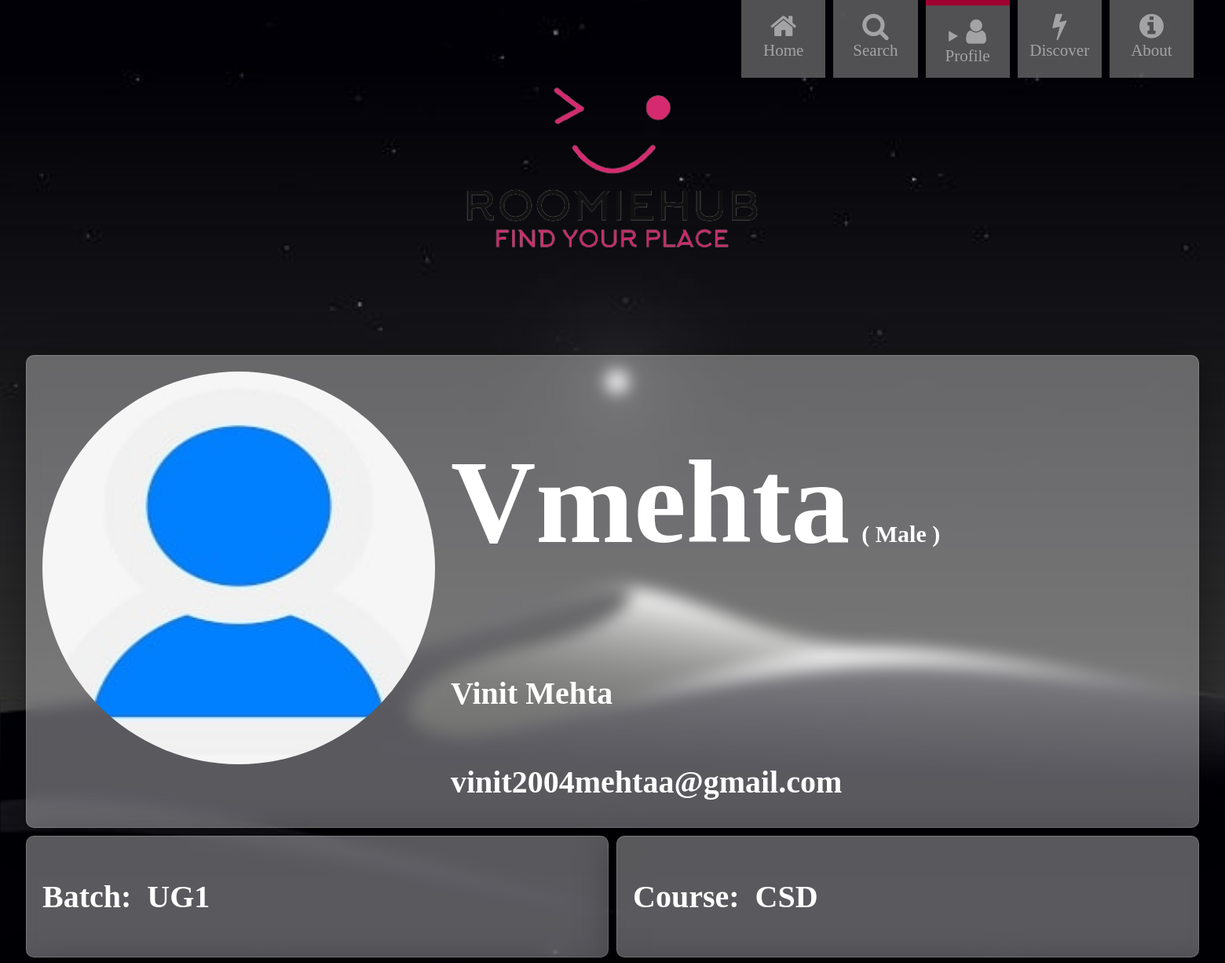
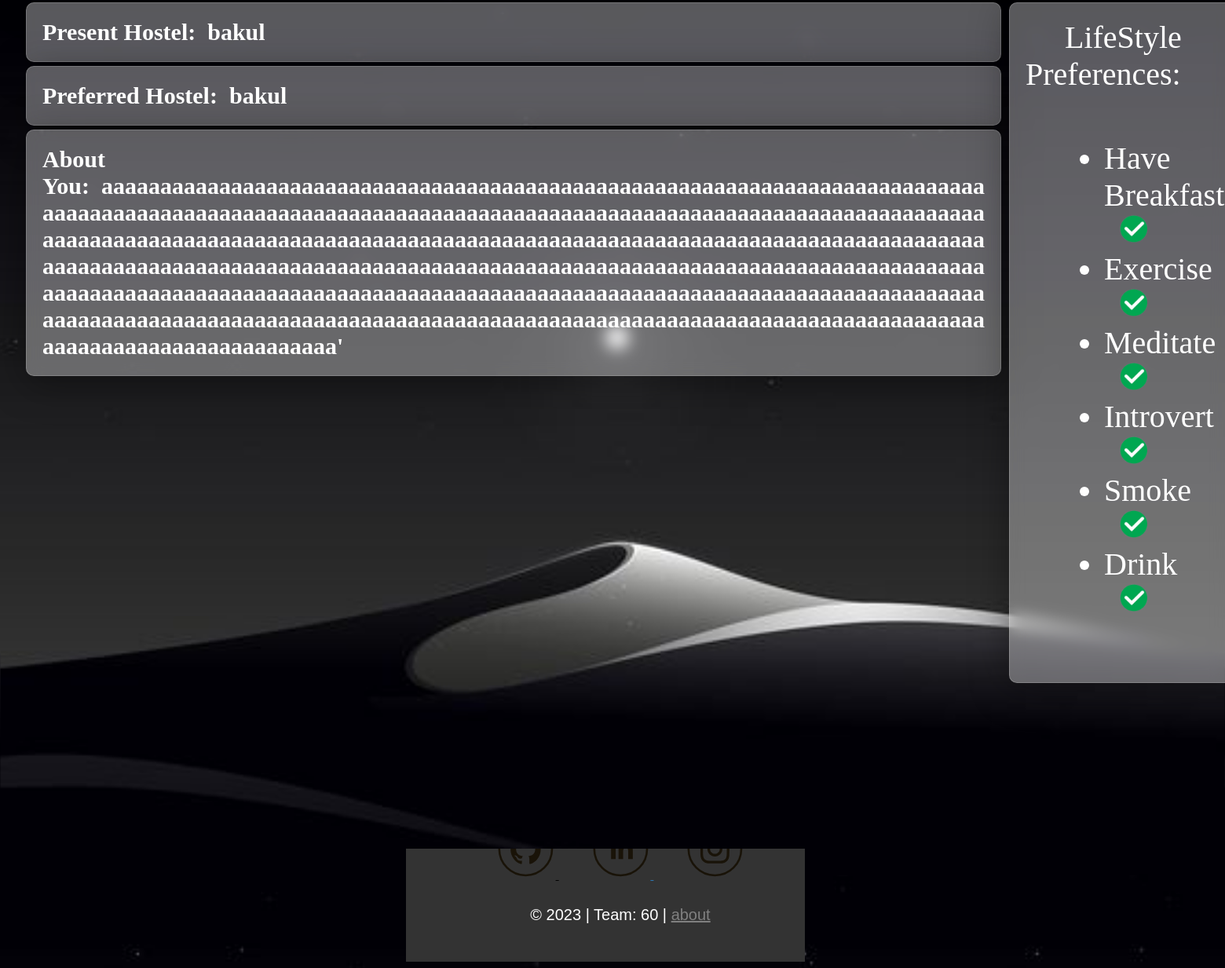
The page /open_user_profile/Vmehta on the database its author committed (2 pictures, top to bottom).
### app.py (models this page shows, shortened)
class User(db.Model, UserMixin):
    id = db.Column(db.Integer, primary_key=True)
    name = db.Column(db.String(50), nullable=False)
    username = db.Column(db.String(20), unique=True, nullable=False)
    email = db.Column(db.String(120), unique=True, nullable=False)
    year = db.Column(db.String(3), nullable=False)
    course = db.Column(db.String(3), nullable=False)
    gender = db.Column(db.String(1), nullable=False)
    profile_photo = db.Column(db.String(20), nullable=False, default='default.jpg')
    have_breakfast = db.Column(db.String(1), nullable=False)
    exercise = db.Column(db.String(1), nullable=False)
    meditate = db.Column(db.String(1), nullable=False)
    intro_extro = db.Column(db.String(9), nullable=False)
    smoke = db.Column(db.String(1), nullable=False)
    drink = db.Column(db.String(1), nullable=False)
    present_hostel = db.Column(db.String(5), nullable=False)
    preferred_hostel = db.Column(db.String(5), nullable=False)
    password = db.Column(db.String(60), nullable=False)
    date_time = db.Column(db.DateTime, nullable=False, default=datetime.utcnow)
    content = db.Column(db.Text, nullable=False)
    roommate_pref1 = db.Column(db.Integer, nullable=False, default=-1)
    roommate_pref2 = db.Column(db.Integer, nullable=False, default=-1)
    roommate_pref3 = db.Column(db.Integer, nullable=False, default=-1)

### app.py (the view)
@app.route('/open_user_profile/<string:username>', methods=['GET', 'POST'])
def open_user_profile(username):
    user=User.query.filter_by(username=username).first()
    return render_template('Main-Pages/other-user.html', user=user)

### templates/Main-Pages/other-user.html (shortened to what this page needs)
{% extends "Layouts/main-layout.html" %}
{% block css %}
<link rel="stylesheet" type="text/css"
    href="https://cdnjs.cloudflare.com/ajax/libs/font-awesome/4.7.0/css/font-awesome.min.css">
<link rel="stylesheet" type="text/css" href="{{ url_for('static', filename='CSS/index.css') }}">
<link rel="stylesheet" type="text/css" href="{{ url_for('static', filename='CSS/other-user.css') }}">
{%endblock css %}
{% block content %}
<div class="outer-box">
    <div class="inner-card">
        <div class="row others">
            <div class="profile-image">
                <img src="{{ url_for('static', filename='Media/profile_pictures/' + user.profile_photo) }}" alt="">
            </div>
            <div class="main-details">
                <h1>{{ user.username }}<small>
                    &NonBreakingSpace;(
                    {% if user.gender == 'M' %}
                        Male
                    {% else %}
                        Female
                    {% endif %}
                    )</small></h1>
                <h2>{{ user.name }}</h2>
                <h2>{{ user.email }}</h2>
            </div>
        </div>
        <div class="other-details">
            <div class="row">
                <div class="batch">
                    <h2>Batch:&NonBreakingSpace;&NonBreakingSpace;</h2>
                    <h2>{{ user.year }}</h2>
                </div>
                <div class="course">
                    <h2>Course:&NonBreakingSpace;&NonBreakingSpace;</h2>
                    <h2>{{ user.course }}</h2>
                </div>
            </div>
            <div class="side">
            <div class="hostels">
                <h1>Present Hostel:&NonBreakingSpace;&NonBreakingSpace;{{ user.present_hostel }}</h1>
                <h1>Preferred Hostel:&NonBreakingSpace;&NonBreakingSpace;{{ user.preferred_hostel }}</h1>
                <h1>About You:&NonBreakingSpace;&NonBreakingSpace;{{ user.content }}</h1>
            </div>
            <div class="others lifestyle-preferences">
                &NonBreakingSpace;&NonBreakingSpace;&NonBreakingSpace;&NonBreakingSpace;
                LifeStyle Preferences:
                <ul>
                    <li>
                        Have Breakfast
                        {% if user.have_breakfast == 'y' %}
                            <img src="{{ url_for('static', filename='Media/right.png') }}" alt="" class="tick">
                        {% else %}
                            <img src="{{ url_for('static', filename='Media/wrong.png') }}" alt="" class="tick">
                        {% endif %}
                    </li>
                    <li>
                        Exercise
                        {% if user.exercise == 'y' %}
                            <img src="{{ url_for('static', filename='Media/right.png') }}" alt="" class="tick">
                        {% else %}
                            <img src="{{ url_for('static', filename='Media/wrong.png') }}" alt="" class="tick">
                        {% endif %}
                    </li>
                    <li>
                        Meditate
                        {% if user.meditate == 'y' %}
                            <img src="{{ url_for('static', filename='Media/right.png') }}" alt="" class="tick">
                        {% else %}
                            <img src="{{ url_for('static', filename='Media/wrong.png') }}" alt="" class="tick">
                        {% endif %}
                    </li>
                    <li>
                        {% if user.intro_extro == "introvert" %}
                            Introvert
                            <img src="{{ url_for('static', filename='Media/right.png') }}" alt="" class="tick">
                        {% else %}
                            Extrovert
                            <img src="{{ url_for('static', filename='Media/right.png') }}" alt="" class="tick">
                        {% endif %}
                    </li>
                    <li>
                        Smoke
                        {% if user.smoke == 'y' %}
                            <img src="{{ url_for('static', filename='Media/right.png') }}" alt="" class="tick">
                        {% else %}
                            <img src="{{ url_for('static', filename='Media/wrong.png') }}" alt="" class="tick">
                        {% endif %}
                    </li>
                    <li>
                        Drink
                        {% if user.drink == 'y' %}
                            <img src="{{ url_for('static', filename='Media/right.png') }}" alt="" class="tick">
                        {% else %}
                            <img src="{{ url_for('static', filename='Media/wrong.png') }}" alt="" class="tick">
                        {% endif %}
                    </li>
                </ul>
            </div>
        </div>
    </div>
    </div>
</div>
<div class="btn-div">
    <a href="{{ url_for('add_to_following', username=user.username) }}">
    <button id="no-btn" class="swipe">Yes
        <span>
        </span>
    </a>
</div>
{% endblock content %}

### static/CSS/header-footer.css (style rules this page uses)
body { overflow-x: auto; }

### static/CSS/index.css (style rules this page uses)
body { background-image: url('https://images.unsplash.com/photo-1494500764479-0c8f2919a3d8?ixlib=rb-4.0.3&ixid=MnwxMjA3fDB8MHxwaG90by1wYWdlfHx8fGVufDB8fHx8&auto=format&fit=crop&w=1170&q=80'); background-size: cover; }
body { background-image: url('/static/Media/main_wp.jpg'); background-size:contain; }

### static/CSS/other-user.css (style rules this page uses)
.profile-image img { width: 500px; height: 500px; border-radius: 50%; padding: 20px; }
h1 { font-size: 150px; }
h2 { font-size: 40px; }
small { font-size: 30px; }
.inner-card { display: flex; flex-direction: column; padding: 20px; }
.main-details { display: flex; flex-direction: column; }
.row { display: flex; flex-direction: row; }
.others { color: white; background: rgba(255, 255, 255, 0.35); box-shadow: 0 8px 50px 0 rgba( 0, 0, 0, 0.37); backdrop-filter: blur( 10px ) saturate(1.5); -webkit-backdrop-filter: blur( 4px ); border-radius: 10px; border: 1px solid rgba( 255, 255, 255, 0.18 ); margin: 5px; }
.batch, .course { display: flex; flex-direction: row; color: white; background: rgba(255, 255, 255, 0.35); box-shadow: 0 8px 50px 0 rgba( 0, 0, 0, 0.37); backdrop-filter: blur( 10px ) saturate(1.5); -webkit-backdrop-filter: blur( 4px ); border-radius: 10px; border: 1px solid rgba( 255, 255, 255, 0.18 ); width: 50%; padding-left: 10px; margin: 5px; padding: 20px; }
ul { padding: 20px; padding-left: 100px; font-size: 40px; }
.lifestyle-preferences { font-size: 40px; border-radius: 30px; padding-top: 20px; border-radius: 10px; color: white; background: rgba(255, 255, 255, 0.35); box-shadow: 0 8px 50px 0 rgba( 0, 0, 0, 0.37); backdrop-filter: blur( 10px ) saturate(1.5); -webkit-backdrop-filter: blur( 4px ); border-radius: 10px; border: 1px solid rgba( 255, 255, 255, 0.18 ); width: 50%; padding-left: 10px; margin: 5px; padding: 20px; }
.hostels h1 { font-size: 30px; color: white; background: rgba(255, 255, 255, 0.35); box-shadow: 0 8px 50px 0 rgba( 0, 0, 0, 0.37); backdrop-filter: blur( 10px ) saturate(1.5); -webkit-backdrop-filter: blur( 4px ); border-radius: 10px; border: 1px solid rgba( 255, 255, 255, 0.18 ); width: 40em; padding-left: 10px; margin: 5px; padding: 20px; word-wrap: break-word; white-space: pre-wrap; }
.side { display: flex; flex-direction: row; }
.tick { margin-left: 20px; width: 35px; height: 35px; }
.swipe { position: relative; width: 200px; height: 60px; background: rgba(255, 255, 255, 0.1); border-radius: 60px; display: flex; justify-content: center; align-items: center; color: rgba(255, 255, 255, 0.5); text-decoration: none; letter-spacing: 2px; border-top: 0.5px solid rgba(255, 255, 255, 0.35); border-left: 0.5px solid rgba(255, 255, 255, 0.35); padding-left: 40px; transition: 0.5s; }
.swipe span { position: absolute; left: 5px; width: 50px; height: 50px; background: #04fe4d; border-radius: 50%; transition: 0.5s ease-in-out; display: flex; justify-content: center; align-items: center; color: #1a191d; font-size: 1.5em; }
.btn-div { padding-top: 30px; padding-left: 45%; padding-bottom: 30px; width: 100%; align-items: center; align-self: center; text-align: center; }

### rows shown on the page
User: profile_photo (placeholder picture), username "Vmehta", name "Vinit Mehta", email "vinit2004mehtaa@gmail.com", year "UG1", course "CSD", present_hostel "bakul", preferred_hostel "bakul", content "aaaaaaaaaaaaaaaaaaaaaaaaaaaaaaaaaaaaaaaaaaaaaaaaaaaaaaaaaaaaaaaaaaaaaaaaaaaaaaaaaaaaaaaaaaaaaaaaaaaaaaaaaaaaaaaaaaaaaaaaaaaaaaaaaaaaaaaaaaaaaaaaaaaaaaaaaaaaaaaaaaaaaaaaaaaaaaaaaaaaaaaaaaaaaaaaaaaaaaaaaaaaaaaaaaaaaaaaaaaaaaaaaaaaaaaaaaaaaaaaaaaaaaaaaaaaaaaaaaaaaaaaaaaaaaaaaaaaaaaaaaaaaaaaaaaaaaaaaaaaaaaaaaaaaaaaaaaaaaaaaaaaaaaaaaaaaaaaaaaaaaaaaaaaaaaaaaaaaaaaaaaaaaaaaaaaaaaaaaaaaaaaaaaaaaaaaaaaaaaaaaaaaaaaaaaaaaaaaaaaaaaaaaaaaaaaaaaaaaaaaaaaaaaaaaaaaaaaaaaaaaaaaaaaaaaaaaaaaaaaaaaaaaaaaaaaaaaaaaaa'"
